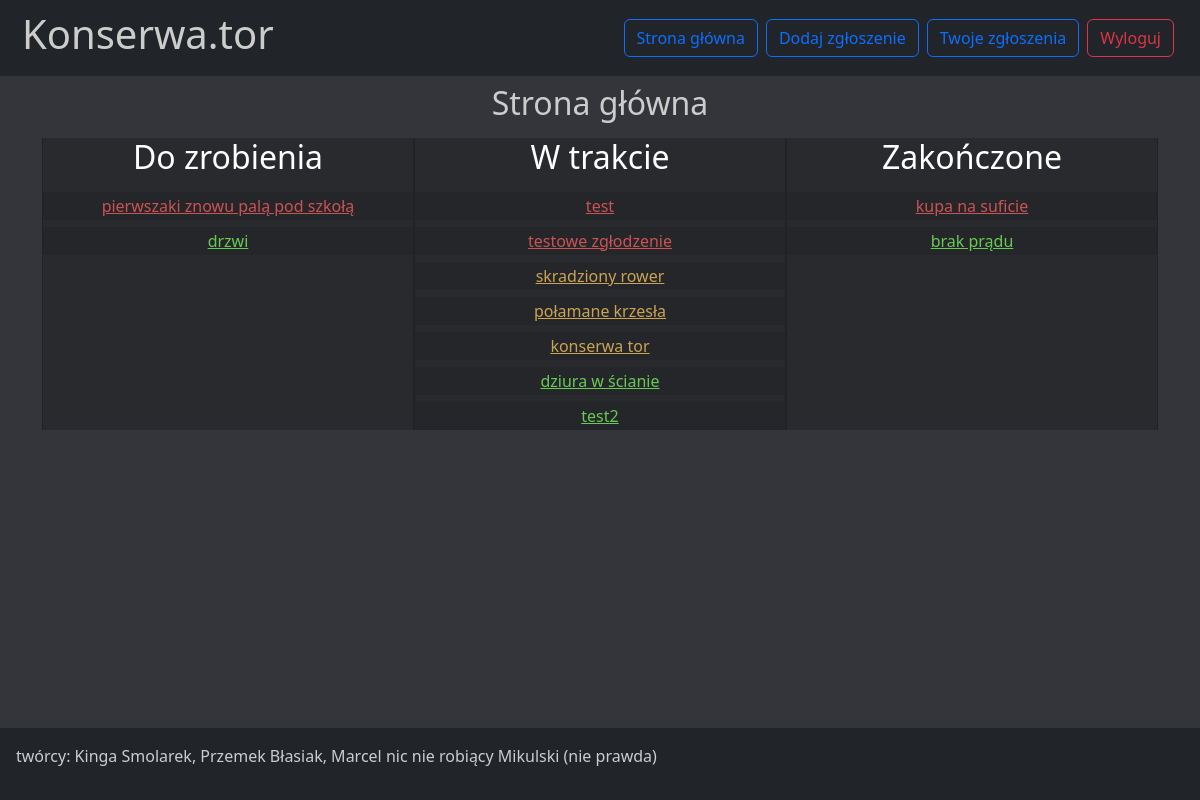
Page /zgloszenia/home/ (signed in) on the earlier database version.
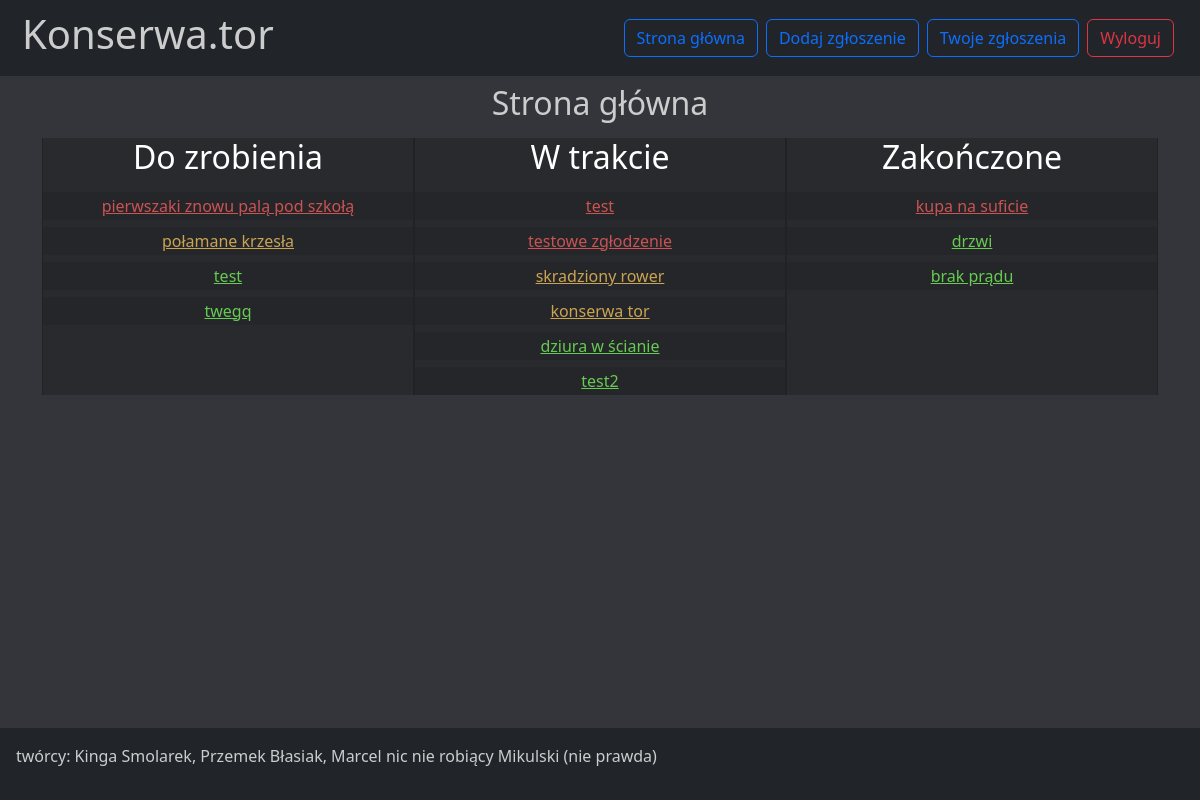
Same page on the later database version.
### zgloszenia/models.py (models this page shows, shortened)
class Report(models.Model):
    STATUS_CHOICES = [
        ('not_done', 'Not Done'),
        ('in_progress', 'In Progress'),
        ('done', 'Done'),
    ]
    IMPORTANCE_CHOICES = [
        (1, 'Niska'),
        (2, 'Średnia'),
        (3, 'Wysoka'),
    ]
    user = models.ForeignKey(User, on_delete=models.CASCADE, default='1')
    id = models.AutoField(primary_key=True)
    title = models.CharField(max_length=150, null=False)
    description = models.TextField(max_length=500)
    foto = models.ImageField(upload_to='fotos/', null=True, blank=True)
    status_of_the_report = models.CharField(max_length=20, choices=STATUS_CHOICES, default='not_done')
    importance_of_the_report = models.IntegerField(choices=IMPORTANCE_CHOICES, default=1)

### zgloszenia/views.py (the view)
# urls.py: path('home/', home_view, name='home'),
@login_required
def home_view(request):
    if request.user.groups.filter(name='Konserwatorzy').exists():
        reports_done = Report.objects.filter(status_of_the_report='done').order_by('-importance_of_the_report')
        reports_not_done = Report.objects.filter(status_of_the_report='not_done').order_by('-importance_of_the_report')
        reports_in_progress = Report.objects.filter(status_of_the_report='in_progress').order_by('-importance_of_the_report')
        context = {
            'done_reports': reports_done,
            'not_done_reports': reports_not_done,
            'in_progress_reports': reports_in_progress
        }
        return render(request, 'conservators/home.html', context)
    elif request.user.groups.filter(name='Pracownicy').exists():
        user_id = request.user.id
        user_reports = Report.objects.filter(user_id=user_id)
        return render(request, 'employees/home.html', {'home': 'home', 'user_reports': user_reports})
    else:
        username = request.user
        logout(request)
        return render(request, 'login.html', {'form': LoginForm(), 'info':f"Użytkownik \"{username}\" nie należy do żadnej grupy"})

### zgloszenia/templates/conservators/home.html (shortened to what this page needs)
{% extends 'base.html' %}
{% block content %}
  <h2 class="text-center p-2">Strona główna</h2>
    <div class="table table-dark">
        <div id="not_done" class="column" onmouseover="over(this)">
            <h2>Do zrobienia</h2>
            {% for report in not_done_reports %}
                <p class="report" report_id="{{ report.id }}"><a href="../report?id={{ report.id }}" class=" waga{{report.importance_of_the_report}}"> {{ report.title }} </a></p>
            {% empty %}
                <p>Nie ma żadnych zgłoszeń</p>
            {% endfor %}
        </div>
        <div id="in_progress" class="column" onmouseover="over(this)">
            <h2>W trakcie</h2>
            {% for report in in_progress_reports %}
                <p class="report" report_id="{{ report.id }}"><a href="../report?id={{ report.id }}" class=" waga{{report.importance_of_the_report}}"> {{ report.title }} </a></p>
            {% empty %}
                <p>Nie ma żadnych zgłoszeń</p>
            {% endfor %}
        </div>
        <div id="done" class="column" onmouseover="over(this)">
            <h2>Zakończone</h2>
            {% for report in done_reports %}
                <p class="report" report_id="{{ report.id }}"><a href="../report?id={{ report.id }}" class=" waga{{report.importance_of_the_report}}"> {{ report.title }} </a></p>
            {% empty %}
                <p>Nie ma żadnych zgłoszeń</p>
            {% endfor %}
        </div>
    </div>
{% endblock %}

### zgloszenia/templates/base.html (shortened to what this page needs)
{% load static %}
<!DOCTYPE html>
<html lang="pl" class="h-100">
<head>
    <link href="https://cdn.jsdelivr.net/npm/bootstrap@5.3.0/dist/css/bootstrap.min.css" rel="stylesheet">
    <link rel="stylesheet" href="{% static 'style.css' %}">
</head>
<body class="d-flex flex-column h-100">
    <nav class="navbar navbar-expand bg-dark">
        <div class="container-fluid">
            <h1>Konserwa.tor</h1>
            {% if request.user.is_authenticated %}
            <ul class="navbar-nav">
                <a href="{% url 'home' %}"><button type="button" class="btn btn-outline-primary m-1">Strona główna</button></a>
                <a href="{% url 'addreport' %}"><button type="button" class="btn btn-outline-primary m-1">Dodaj zgłoszenie</button></a>
                <a href="{% url 'your_reports' %}"><button type="button" class="btn btn-outline-primary m-1">Twoje zgłoszenia</button></a>
                <a href="{% url 'logoutme' %}"><button type="button" class="btn btn-outline-danger m-1">Wyloguj</button></a>
            </ul>
            {% endif %}
        </div>
    </nav>
    <div class="container">
        {% block content %}
        {% endblock %}
    </div>
    <footer class="footer mt-auto p-3 bg-dark">
        <p>twórcy: Kinga Smolarek, Przemek Błasiak, Marcel nic nie robiący Mikulski (nie prawda)</p>
    </footer>
</body>
</html>

### zgloszenia/static/style.css (style rules this page uses)
body { background-color: rgb(51, 53, 58); color: #ccc; height: 100vh; }
.navbar { padding: 10px; }

### zgloszenia/templates/conservators/home.html (style rules this page uses)
.table { background-color: rgba(0, 0, 0, 0.2); display: flex; flex-wrap: wrap; justify-content: space-between; }
.table .column { width: 33.33%; text-align: center; display: flex; flex-direction: column; border-left: 1px rgba(0, 0, 0, 0.2) solid; border-right: 1px rgba(0, 0, 0, 0.2) solid; margin: 0; }
.report { cursor: move; cursor: grab; text-align: center; background-color: rgba(0, 0, 0, 0.1); padding: 2px; margin: 0px; margin-top: 7px; width: 100%; }
.report a { background-color: transparent; }
a.waga1 { color: #67ca53 }
a.waga2 { color: #caa453 }
a.waga3 { color: #ca5353 }

Differences in the rows shown:
changed Report "połamane krzesła": moves from the list under "W trakcie" to the list under "Do zrobienia"
added Report: title "test", shown under "Do zrobienia"
added Report: title "twegq", shown under "Do zrobienia"
changed Report "drzwi": moves from the list under "Do zrobienia" to the list under "Zakończone"
